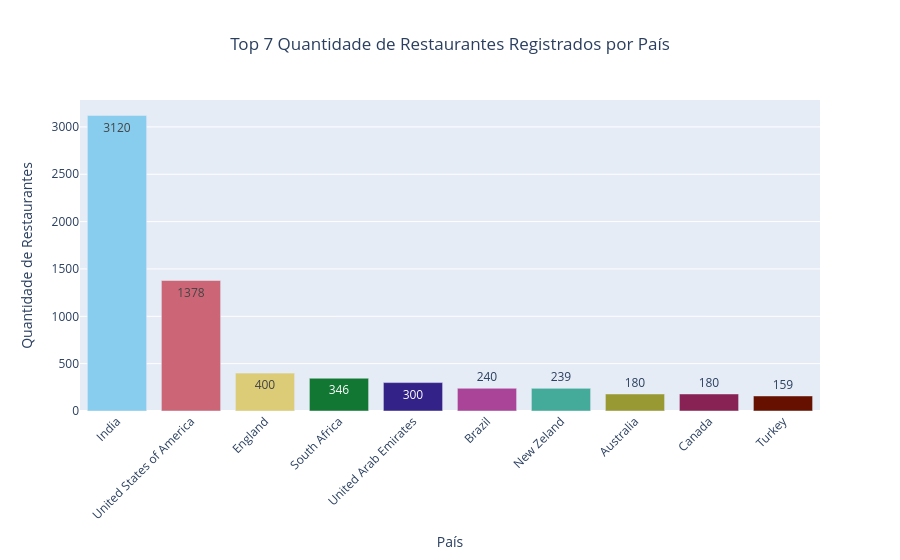

Notebook cell for this chart:
### Markdown cell above
## Top 10 Quantidade de Restaurantes Registrados por País

### Code cell
# 1. Agrupando por país e contando a quantidade de restaurantes
restaurantes_por_pais = (
    df.groupby("country")
    .size() # Conta quantas linhas (restaurantes) existem para cada país
    .reset_index(name="quantidade_restaurantes")
    .sort_values(by="quantidade_restaurantes", ascending=False)
)

# 2. Pegando o Top 10
top_7_paises = restaurantes_por_pais.head(10)

# 3. Criando o gráfico
fig = px.bar(
    top_7_paises, 
    x="country", 
    y="quantidade_restaurantes", 
    title="Top 7 Quantidade de Restaurantes Registrados por País",
    labels={
        "country": "País", 
        "quantidade_restaurantes": "Quantidade de Restaurantes"
    },
    text_auto=True,
    color="country", # Cada país terá sua própria cor
    color_discrete_sequence=px.colors.qualitative.Safe # Paleta segura
)

# 4. Ajustando o visual
fig.update_layout(
    xaxis_tickangle=-45, 
    title_x=0.5,
    showlegend=False, # Como o nome do país já está no eixo X, podemos esconder a legenda
    xaxis_categoryorder='total descending' # Força a ordem da maior barra para a menor
)

# 5. Exibindo o gráfico
fig.show()

### Figure 1 — Plotly figure (JSON) as saved in the notebook; plotly's stock layout.template omitted (floating-point values rounded to 4 significant figures)
{"data": [{"hovertemplate": "País=%{x}<br>Quantidade de Restaurantes=%{y}<extra></extra>", "legendgroup": "India", "marker": {"color": "rgb(136, 204, 238)", "pattern": {"shape": ""}}, "name": "India", "orientation": "v", "showlegend": true, "textposition": "auto", "texttemplate": "%{y}", "type": "bar", "x": ["India"], "xaxis": "x", "y": [3120], "yaxis": "y"}, {"hovertemplate": "País=%{x}<br>Quantidade de Restaurantes=%{y}<extra></extra>", "legendgroup": "United States of America", "marker": {"color": "rgb(204, 102, 119)", "pattern": {"shape": ""}}, "name": "United States of America", "orientation": "v", "showlegend": true, "textposition": "auto", "texttemplate": "%{y}", "type": "bar", "x": ["United States of America"], "xaxis": "x", "y": [1378], "yaxis": "y"}, {"hovertemplate": "País=%{x}<br>Quantidade de Restaurantes=%{y}<extra></extra>", "legendgroup": "England", "marker": {"color": "rgb(221, 204, 119)", "pattern": {"shape": ""}}, "name": "England", "orientation": "v", "showlegend": true, "textposition": "auto", "texttemplate": "%{y}", "type": "bar", "x": ["England"], "xaxis": "x", "y": [400], "yaxis": "y"}, {"hovertemplate": "País=%{x}<br>Quantidade de Restaurantes=%{y}<extra></extra>", "legendgroup": "South Africa", "marker": {"color": "rgb(17, 119, 51)", "pattern": {"shape": ""}}, "name": "South Africa", "orientation": "v", "showlegend": true, "textposition": "auto", "texttemplate": "%{y}", "type": "bar", "x": ["South Africa"], "xaxis": "x", "y": [346], "yaxis": "y"}, {"hovertemplate": "País=%{x}<br>Quantidade de Restaurantes=%{y}<extra></extra>", "legendgroup": "United Arab Emirates", "marker": {"color": "rgb(51, 34, 136)", "pattern": {"shape": ""}}, "name": "United Arab Emirates", "orientation": "v", "showlegend": true, "textposition": "auto", "texttemplate": "%{y}", "type": "bar", "x": ["United Arab Emirates"], "xaxis": "x", "y": [300], "yaxis": "y"}, {"hovertemplate": "País=%{x}<br>Quantidade de Restaurantes=%{y}<extra></extra>", "legendgroup": "Brazil", "marker": {"color": "rgb(170, 68, 153)", "pattern": {"shape": ""}}, "name": "Brazil", "orientation": "v", "showlegend": true, "textposition": "auto", "texttemplate": "%{y}", "type": "bar", "x": ["Brazil"], "xaxis": "x", "y": [240], "yaxis": "y"}, {"hovertemplate": "País=%{x}<br>Quantidade de Restaurantes=%{y}<extra></extra>", "legendgroup": "New Zeland", "marker": {"color": "rgb(68, 170, 153)", "pattern": {"shape": ""}}, "name": "New Zeland", "orientation": "v", "showlegend": true, "textposition": "auto", "texttemplate": "%{y}", "type": "bar", "x": ["New Zeland"], "xaxis": "x", "y": [239], "yaxis": "y"}, {"hovertemplate": "País=%{x}<br>Quantidade de Restaurantes=%{y}<extra></extra>", "legendgroup": "Australia", "marker": {"color": "rgb(153, 153, 51)", "pattern": {"shape": ""}}, "name": "Australia", "orientation": "v", "showlegend": true, "textposition": "auto", "texttemplate": "%{y}", "type": "bar", "x": ["Australia"], "xaxis": "x", "y": [180], "yaxis": "y"}, {"hovertemplate": "País=%{x}<br>Quantidade de Restaurantes=%{y}<extra></extra>", "legendgroup": "Canada", "marker": {"color": "rgb(136, 34, 85)", "pattern": {"shape": ""}}, "name": "Canada", "orientation": "v", "showlegend": true, "textposition": "auto", "texttemplate": "%{y}", "type": "bar", "x": ["Canada"], "xaxis": "x", "y": [180], "yaxis": "y"}, {"hovertemplate": "País=%{x}<br>Quantidade de Restaurantes=%{y}<extra></extra>", "legendgroup": "Turkey", "marker": {"color": "rgb(102, 17, 0)", "pattern": {"shape": ""}}, "name": "Turkey", "orientation": "v", "showlegend": true, "textposition": "auto", "texttemplate": "%{y}", "type": "bar", "x": ["Turkey"], "xaxis": "x", "y": [159], "yaxis": "y"}], "layout": {"barmode": "relative", "legend": {"title": {"text": "País"}, "tracegroupgap": 0}, "showlegend": false, "title": {"text": "Top 7 Quantidade de Restaurantes Registrados por País", "x": 0.5}, "xaxis": {"anchor": "y", "categoryarray": ["India", "United States of America", "England", "South Africa", "United Arab Emirates", "Brazil", "New Zeland", "Australia", "Canada", "Turkey"], "categoryorder": "total descending", "domain": [0, 1], "tickangle": -45, "title": {"text": "País"}}, "yaxis": {"anchor": "x", "domain": [0, 1], "title": {"text": "Quantidade de Restaurantes"}}}}
